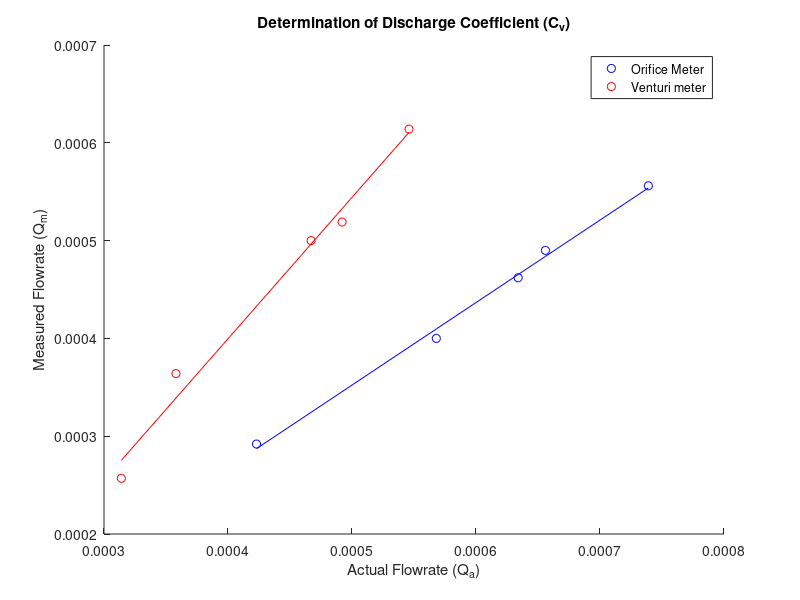

Reproduce this figure in MATLAB.
clear all;
clc;

Qao = [7.39 6.56 6.34 5.68 4.23] * 0.0001;
Qmo = [5.56 4.90 4.62 4.00 2.92] * 0.0001;

Qav = [5.46 4.92 4.67 3.58 3.14] * 0.0001;
Qmv = [6.14 5.19 5.00 3.64 2.57] * 0.0001;

[Po,So] = polyfit(Qao,Qmo,1);
yo = polyval(Po,Qao);

[Pv,Sv] = polyfit(Qav,Qmv,1);
yv = polyval(Pv,Qav);

hold on;
plot(Qao,Qmo,'bo',Qav,Qmv,'ro');
plot(Qao,yo,'b-',Qav,yv,'r-');

title('Determination of Discharge Coefficient (C_{v})');
xlabel('Actual Flowrate (Q_{a})');
ylabel('Measured Flowrate (Q_{m})');
legend('Orifice Meter','Venturi meter');